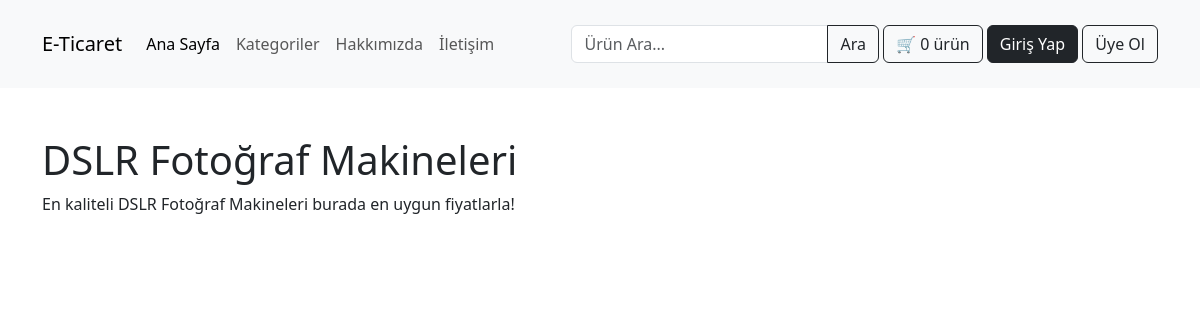
Screenshot of /kategori/dslr-fotograf-makineleri with the database file from the repository.
### tables this page shows
CREATE TABLE `categories` (
  `id` int(11) NOT NULL,
  `title` varchar(100) NOT NULL,
  `description` varchar(1000) NOT NULL,
  `slug` varchar(12000) NOT NULL
);

### app/helpers/helpers.php (called while the page is built, shortened)
<?php
function loadView($view, $pageTitle = 'Ecommerce Website')
{
    require "./views/$view.php";
}
function getParams()
{
    $url = @$_GET['url'];
    $url = rtrim($url, '/');
    $url = filter_var($url, FILTER_SANITIZE_URL);
    $url = explode('/', $url);
    return $url;
}

### controllers/categoryController.php (called while the page is built)
<?php
$router = new Router();
$categorySlug = @getParams()[1];
$router->get('kategoriler', function () {
    loadView('categories/index', 'Tüm Kategoriler');
});
$router->get("kategori/$categorySlug", function () {
    loadView('categories/details', 'Tüm Kategoriler');
});

### index.php (called while the page is built, shortened)
<?php
require_once 'controllers/categoryController.php';

### views/categories/details.php (the view, shortened to what this page needs)
<?php require_once BASE_DIRECTORY . 'views/_components/header.php' ?>
<?php
global $db;
$categorySlug = @getParams()[1];
$getCategory = $db->prepare("SELECT * FROM categories WHERE slug = :slug");
$getCategory->bindParam(':slug', $categorySlug);
$getCategory->execute();
$category = $getCategory->fetch(PDO::FETCH_OBJ);
?>
<section id="categories">
    <div class="container mt-5">
        <div class="row row-cols-4 row-gap-3">
            <div class="col-12">
                <h1><?=$category->title?></h1>
                <p><?=$category->description?></p>
            </div>
        </div>
    </div>
</section>
</body>
</html>

### rows the page displays
categories: title "DSLR Fotoğraf Makineleri", description "En kaliteli DSLR Fotoğraf Makineleri burada en uygun fiyatlarla!"
